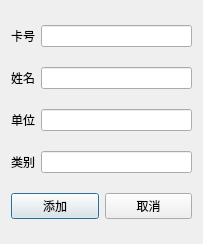
<?xml version="1.0" encoding="UTF-8"?>
<ui version="4.0">
 <class>DB_Add_Card</class>
 <widget class="QDialog" name="DB_Add_Card">
  <property name="geometry">
   <rect>
    <x>0</x>
    <y>0</y>
    <width>203</width>
    <height>244</height>
   </rect>
  </property>
  <property name="windowTitle">
   <string>添加借书证</string>
  </property>
  <property name="windowIcon">
   <iconset resource="bmp.qrc">
    <normaloff>:/bmp/C:/Users/Lucas/Desktop/DBP/books.ico</normaloff>:/bmp/C:/Users/Lucas/Desktop/DBP/books.ico</iconset>
  </property>
  <layout class="QVBoxLayout" name="verticalLayout">
   <item>
    <layout class="QHBoxLayout" name="horizontalLayout_5">
     <item>
      <widget class="QLabel" name="label">
       <property name="text">
        <string>卡号</string>
       </property>
      </widget>
     </item>
     <item>
      <widget class="QLineEdit" name="lineEdit_cno"/>
     </item>
    </layout>
   </item>
   <item>
    <layout class="QHBoxLayout" name="horizontalLayout_4">
     <item>
      <widget class="QLabel" name="label_2">
       <property name="text">
        <string>姓名</string>
       </property>
      </widget>
     </item>
     <item>
      <widget class="QLineEdit" name="lineEdit_name"/>
     </item>
    </layout>
   </item>
   <item>
    <layout class="QHBoxLayout" name="horizontalLayout_3">
     <item>
      <widget class="QLabel" name="label_3">
       <property name="text">
        <string>单位</string>
       </property>
      </widget>
     </item>
     <item>
      <widget class="QLineEdit" name="lineEdit_depart"/>
     </item>
    </layout>
   </item>
   <item>
    <layout class="QHBoxLayout" name="horizontalLayout_2">
     <item>
      <widget class="QLabel" name="label_4">
       <property name="text">
        <string>类别</string>
       </property>
      </widget>
     </item>
     <item>
      <widget class="QLineEdit" name="lineEdit_type"/>
     </item>
    </layout>
   </item>
   <item>
    <layout class="QHBoxLayout" name="horizontalLayout">
     <item>
      <widget class="QPushButton" name="pushButton_add">
       <property name="text">
        <string>添加</string>
       </property>
      </widget>
     </item>
     <item>
      <widget class="QPushButton" name="pushButton_cancel">
       <property name="text">
        <string>取消</string>
       </property>
      </widget>
     </item>
    </layout>
   </item>
  </layout>
 </widget>
 <resources>
  <include location="bmp.qrc"/>
 </resources>
 <connections/>
</ui>
